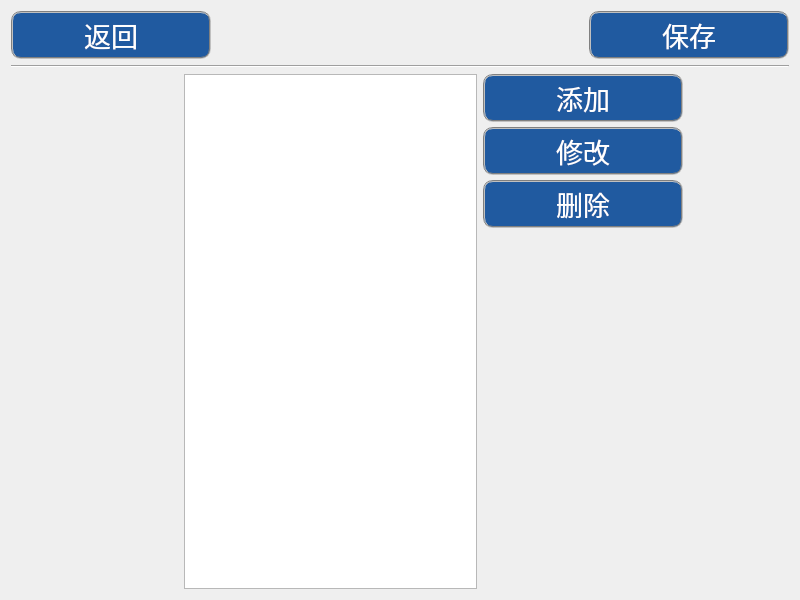
<?xml version="1.0" encoding="UTF-8"?>
<ui version="4.0">
 <class>DepartManage</class>
 <widget class="QDialog" name="DepartManage">
  <property name="geometry">
   <rect>
    <x>0</x>
    <y>0</y>
    <width>800</width>
    <height>600</height>
   </rect>
  </property>
  <property name="font">
   <font>
    <pointsize>21</pointsize>
   </font>
  </property>
  <property name="windowTitle">
   <string>Dialog</string>
  </property>
  <property name="autoFillBackground">
   <bool>true</bool>
  </property>
  <property name="styleSheet">
   <string notr="true">QPushButton
{
    color: white;
    background-color: rgb(32, 90, 160);
    border: 2px groove gray;
    border-radius: 10px;
    padding: 2px 4px;
}</string>
  </property>
  <layout class="QGridLayout" name="gridLayout_3" columnstretch="1,3,0">
   <item row="0" column="0" colspan="3">
    <layout class="QGridLayout" name="gridLayout" columnstretch="1,2,1" columnminimumwidth="200,0,200">
     <item row="0" column="1">
      <spacer name="horizontalSpacer_3">
       <property name="orientation">
        <enum>Qt::Horizontal</enum>
       </property>
       <property name="sizeHint" stdset="0">
        <size>
         <width>528</width>
         <height>20</height>
        </size>
       </property>
      </spacer>
     </item>
     <item row="0" column="0">
      <widget class="QPushButton" name="btnBack">
       <property name="sizePolicy">
        <sizepolicy hsizetype="Preferred" vsizetype="Preferred">
         <horstretch>0</horstretch>
         <verstretch>0</verstretch>
        </sizepolicy>
       </property>
       <property name="font">
        <font>
         <pointsize>20</pointsize>
        </font>
       </property>
       <property name="text">
        <string>返回</string>
       </property>
       <property name="icon">
        <iconset resource="ikembx00.qrc">
         <normaloff>:/image/jtbq_022.ico</normaloff>:/image/jtbq_022.ico</iconset>
       </property>
       <property name="iconSize">
        <size>
         <width>40</width>
         <height>40</height>
        </size>
       </property>
      </widget>
     </item>
     <item row="0" column="2">
      <widget class="QPushButton" name="btnSave">
       <property name="sizePolicy">
        <sizepolicy hsizetype="Preferred" vsizetype="Preferred">
         <horstretch>0</horstretch>
         <verstretch>0</verstretch>
        </sizepolicy>
       </property>
       <property name="font">
        <font>
         <pointsize>20</pointsize>
        </font>
       </property>
       <property name="text">
        <string>保存</string>
       </property>
       <property name="icon">
        <iconset resource="ikembx00.qrc">
         <normaloff>:/image/ok.ico</normaloff>:/image/ok.ico</iconset>
       </property>
       <property name="iconSize">
        <size>
         <width>35</width>
         <height>35</height>
        </size>
       </property>
      </widget>
     </item>
    </layout>
   </item>
   <item row="1" column="0" colspan="3">
    <widget class="Line" name="line">
     <property name="sizePolicy">
      <sizepolicy hsizetype="Minimum" vsizetype="Preferred">
       <horstretch>0</horstretch>
       <verstretch>0</verstretch>
      </sizepolicy>
     </property>
     <property name="orientation">
      <enum>Qt::Horizontal</enum>
     </property>
    </widget>
   </item>
   <item row="2" column="0">
    <spacer name="horizontalSpacer_4">
     <property name="orientation">
      <enum>Qt::Horizontal</enum>
     </property>
     <property name="sizeHint" stdset="0">
      <size>
       <width>151</width>
       <height>88</height>
      </size>
     </property>
    </spacer>
   </item>
   <item row="2" column="1">
    <layout class="QGridLayout" name="gridLayout_2" columnstretch="3,2">
     <item row="0" column="0" rowspan="2">
      <widget class="QTableWidget" name="twgtDeparts">
       <property name="font">
        <font>
         <pointsize>18</pointsize>
        </font>
       </property>
       <property name="focusPolicy">
        <enum>Qt::NoFocus</enum>
       </property>
      </widget>
     </item>
     <item row="0" column="1">
      <layout class="QVBoxLayout" name="verticalLayout">
       <property name="spacing">
        <number>5</number>
       </property>
       <item>
        <widget class="QPushButton" name="btnAdd">
         <property name="sizePolicy">
          <sizepolicy hsizetype="Preferred" vsizetype="Preferred">
           <horstretch>0</horstretch>
           <verstretch>0</verstretch>
          </sizepolicy>
         </property>
         <property name="font">
          <font>
           <pointsize>20</pointsize>
          </font>
         </property>
         <property name="text">
          <string>添加</string>
         </property>
         <property name="icon">
          <iconset resource="ikembx00.qrc">
           <normaloff>:/image/ui_edit_add.ico</normaloff>:/image/ui_edit_add.ico</iconset>
         </property>
         <property name="iconSize">
          <size>
           <width>28</width>
           <height>28</height>
          </size>
         </property>
        </widget>
       </item>
       <item>
        <widget class="QPushButton" name="btnEdit">
         <property name="sizePolicy">
          <sizepolicy hsizetype="Preferred" vsizetype="Preferred">
           <horstretch>0</horstretch>
           <verstretch>0</verstretch>
          </sizepolicy>
         </property>
         <property name="font">
          <font>
           <pointsize>20</pointsize>
          </font>
         </property>
         <property name="text">
          <string>修改</string>
         </property>
         <property name="icon">
          <iconset resource="ikembx00.qrc">
           <normaloff>:/image/ui_edit_modify.ico</normaloff>:/image/ui_edit_modify.ico</iconset>
         </property>
         <property name="iconSize">
          <size>
           <width>30</width>
           <height>30</height>
          </size>
         </property>
        </widget>
       </item>
       <item>
        <widget class="QPushButton" name="btnDelete">
         <property name="sizePolicy">
          <sizepolicy hsizetype="Preferred" vsizetype="Preferred">
           <horstretch>0</horstretch>
           <verstretch>0</verstretch>
          </sizepolicy>
         </property>
         <property name="font">
          <font>
           <pointsize>20</pointsize>
          </font>
         </property>
         <property name="text">
          <string>删除</string>
         </property>
         <property name="icon">
          <iconset resource="ikembx00.qrc">
           <normaloff>:/image/ui_edit_delete.ico</normaloff>:/image/ui_edit_delete.ico</iconset>
         </property>
         <property name="iconSize">
          <size>
           <width>30</width>
           <height>30</height>
          </size>
         </property>
        </widget>
       </item>
      </layout>
     </item>
     <item row="1" column="1">
      <spacer name="verticalSpacer">
       <property name="orientation">
        <enum>Qt::Vertical</enum>
       </property>
       <property name="sizeType">
        <enum>QSizePolicy::Expanding</enum>
       </property>
       <property name="sizeHint" stdset="0">
        <size>
         <width>200</width>
         <height>335</height>
        </size>
       </property>
      </spacer>
     </item>
    </layout>
   </item>
   <item row="2" column="2">
    <spacer name="horizontalSpacer">
     <property name="orientation">
      <enum>Qt::Horizontal</enum>
     </property>
     <property name="sizeHint" stdset="0">
      <size>
       <width>100</width>
       <height>151</height>
      </size>
     </property>
    </spacer>
   </item>
  </layout>
 </widget>
 <tabstops>
  <tabstop>btnAdd</tabstop>
  <tabstop>btnEdit</tabstop>
  <tabstop>btnDelete</tabstop>
  <tabstop>btnBack</tabstop>
 </tabstops>
 <resources>
  <include location="ikembx00.qrc"/>
 </resources>
 <connections/>
</ui>
